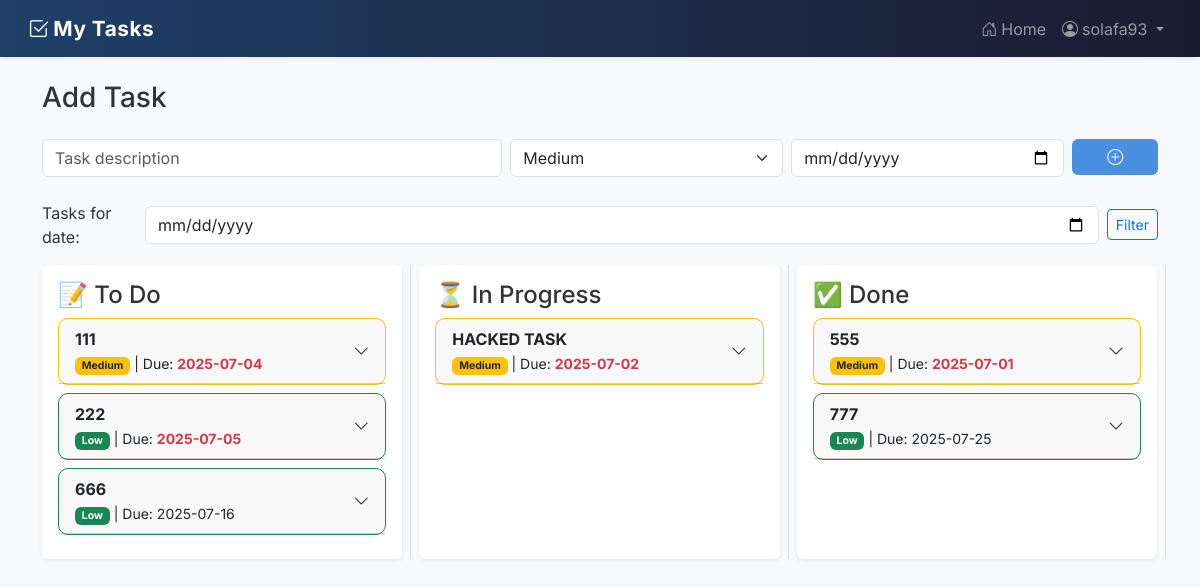
Screenshot of / (signed in) with the database file from the repository.
### app.py (models this page shows, shortened)
class User(UserMixin, db.Model):
    id = db.Column(db.Integer, primary_key=True)
    username = db.Column(db.String(150), unique=True)
    password_hash = db.Column(db.String(150))
    tasks = db.relationship('Task', backref='user', lazy=True)

class Task(db.Model):
    id = db.Column(db.Integer, primary_key=True)
    content = db.Column(db.String(200), nullable=False)
    priority = db.Column(db.String(10), default='Medium')  # High, Medium, Low
    due_date = db.Column(db.Date, nullable=True)
    user_id = db.Column(db.Integer, db.ForeignKey('user.id'), nullable=False)
    status = db.Column(db.String(20), nullable=False, default='To Do') # To Do, In Progress, Done
    subtasks = db.relationship('Subtask', backref='task', cascade='all, delete-orphan')

### app.py (the view)
@app.route('/')
@login_required
def index():
    date_str = request.args.get('date')
    filter_status = request.args.get('status')
    today = date.today()
    selected_date = date_str if date_str else ''
    base_query = Task.query.filter_by(user_id=current_user.id)
    if date_str:
        try:
            selected = datetime.strptime(date_str,'%Y-%m-%d').date()
            base_query = base_query.filter(Task.due_date == selected)
        except ValueError:
            pass
    if filter_status:
        query = query.filter(Task.status == filter_status)
    priority_order = case(
        (Task.priority == 'High', 1),
        (Task.priority == 'Medium', 2),
        (Task.priority == 'Low', 3),
        else_=4
    )
    tasks_to_do = base_query.filter(Task.status == 'To Do').order_by(priority_order)
    tasks_in_progress = base_query.filter(Task.status == 'In Progress').order_by(priority_order)
    tasks_done = base_query.filter(Task.status == 'Done').order_by(priority_order)
    return render_template('index.html', tasks_to_do=tasks_to_do,tasks_in_progress= tasks_in_progress,tasks_done= tasks_done, today=today, selected_date=selected_date)

### app.py (called while the page is built)
@login_manager.user_loader
def load_user(user_id):
    return User.query.get(int(user_id))

### templates/index.html (shortened to what this page needs)
{% extends 'base.html' %}
{% block content %}
<h3 class="mb-4">Add Task</h3>
{% macro render_task(task, today) %}
  <div class="card mb-2
    {% if task.priority == 'High' %}border-danger
    {% elif task.priority == 'Medium' %}border-warning
    {% else %}border-success{% endif %}">
    <div class="card-header d-flex justify-content-between align-items-center"
         style="cursor: pointer;"
         data-bs-toggle="collapse"
         data-bs-target="#collapseTask{{ task.id }}">
      <div>
        <strong>{{ task.content }}</strong><br>
        <small>
          <span class="badge
            {% if task.priority == 'High' %}bg-danger
            {% elif task.priority == 'Medium' %}bg-warning text-dark
            {% else %}bg-success{% endif %}">
            {{ task.priority }}
          </span>
          |
          Due:
          <span class="{% if task.due_date and task.due_date < today %}text-danger fw-bold{% endif %}">
            {{ task.due_date.strftime('%Y-%m-%d') if task.due_date else 'None' }}
          </span>
        </small>
      </div>
      <i class="bi bi-chevron-down"></i>
    </div>
  </div>
{% endmacro %}
<form method="POST" action="{{ url_for('add_task') }}" class="mb-4">
  <div class="row g-2">
    <div class="col-md-5">
      <input type="text" name="task" class="form-control" placeholder="Task description" required>
    </div>
    <div class="col-md-3">
      <select name="priority" class="form-select">
        <option value="Medium" selected>Medium</option>
      </select>
    </div>
    <div class="col-md-3">
      <input type="date" name="due_date" class="form-control">
    </div>
    <div class="col-md-1">
      <button type="submit" class="btn btn-primary w-100" title="Add Task">
        <i class="bi bi-plus-circle"></i>
      </button>
    </div>
  </div>
</form>
<form method="GET" class="mb-3 d-flex align-items-center" action="{{ url_for('index') }}">
  <label class="me-2 mb-0">Tasks for date:</label>
  <input type="date" name="date" class="form-control me-2" value="{{ selected_date }}">
  <button type="submit" class="btn btn-sm btn-outline-primary">Filter</button>
</form>
<div class="row g-3">
  <div class="col-md-4 border-end">
    <div class="p-3 bg-white rounded shadow-sm h-100">
    <h4>📝 To Do</h4>
    {% for task in tasks_to_do %}
      {{ render_task(task, today) }}
    {% else %}
      <p class="text-muted">No tasks to do.</p>
    {% endfor %}
    </div>
  </div>
  <div class="col-md-4 border-end">
    <div class="p-3 bg-white rounded shadow-sm h-100">
    <h4>⏳ In Progress</h4>
    {% for task in tasks_in_progress %}
      {{ render_task(task, today) }}
    {% else %}
      <p class="text-muted">No tasks in progress.</p>
    {% endfor %}
    </div>
  </div>
  <div class="col-md-4 border-end">
    <div class="p-3 bg-white rounded shadow-sm h-100">
    <h4>✅ Done</h4>
    {% for task in tasks_done %}
      {{ render_task(task, today) }}
    {% else %}
      <p class="text-muted">No completed tasks.</p>
    {% endfor %}
    </div>
  </div>
</div>
{% endblock %}

### templates/base.html (shortened to what this page needs)
<!DOCTYPE html>
<html lang="en">
    <link rel="stylesheet" href="{{ url_for('static', filename='style.css') }}">
<head>
    <link href="https://cdn.jsdelivr.net/npm/bootstrap@5.3.3/dist/css/bootstrap.min.css" rel="stylesheet">
    <link href="https://cdn.jsdelivr.net/npm/bootstrap-icons@1.11.3/font/bootstrap-icons.css" rel="stylesheet">
    <link rel="stylesheet" href="{{ url_for('static', filename='style.css') }}">
</head>
<body class="bg-light">
<nav class="navbar navbar-expand-lg navbar-dark shadow-sm px-3" style="background: linear-gradient(to right, #1f4068, #1b1b2f);">
  <div class="container-fluid">
    <a class="navbar-brand fw-bold" href="{{ url_for('index') }}">
      <i class="bi bi-check2-square me-1"></i>My Tasks
    </a>
    <div class="collapse navbar-collapse" id="navbarContent">
      <ul class="navbar-nav ms-auto mb-2 mb-lg-0">
        {% if current_user.is_authenticated %}
          <li class="nav-item">
            <a class="nav-link" href="{{ url_for('index') }}">
              <i class="bi bi-house-door me-1"></i>Home
            </a>
          </li>
          <li class="nav-item dropdown">
  <a class="nav-link dropdown-toggle" href="#" id="userDropdown" role="button" data-bs-toggle="dropdown" aria-expanded="false">
    <i class="bi bi-person-circle me-1"></i>{{ current_user.username }}
  </a>
</li>
        {% endif %}
      </ul>
    </div>
  </div>
</nav>
    <div class="container mt-4">
        {% block content %}{% endblock %}
    </div>
</body>
</html>

### static/style.css (style rules this page uses)
body { font-family: 'Inter', sans-serif; background-color: #f8f9fa; color: #333; animation: fadeInBody 0.6s ease-in-out; }
.navbar-brand { font-weight: 600; font-size: 1.3rem; letter-spacing: 0.5px; }
.btn-primary { background-color: #4a90e2; border: none; transition: background-color 0.2s ease-in-out; }
.card { border-radius: 10px; transition: transform 0.2s ease; }

### rows the page displays
User: username "solafa93"
Task: content "111", priority "Medium", due_date "2025-07-04"
Task: content "222", priority "Low", due_date "2025-07-05"
Task: content "666", priority "Low", due_date "2025-07-16"
Task: content "HACKED TASK", priority "Medium", due_date "2025-07-02"
Task: content "555", priority "Medium", due_date "2025-07-01"
Task: content "777", priority "Low", due_date "2025-07-25"
